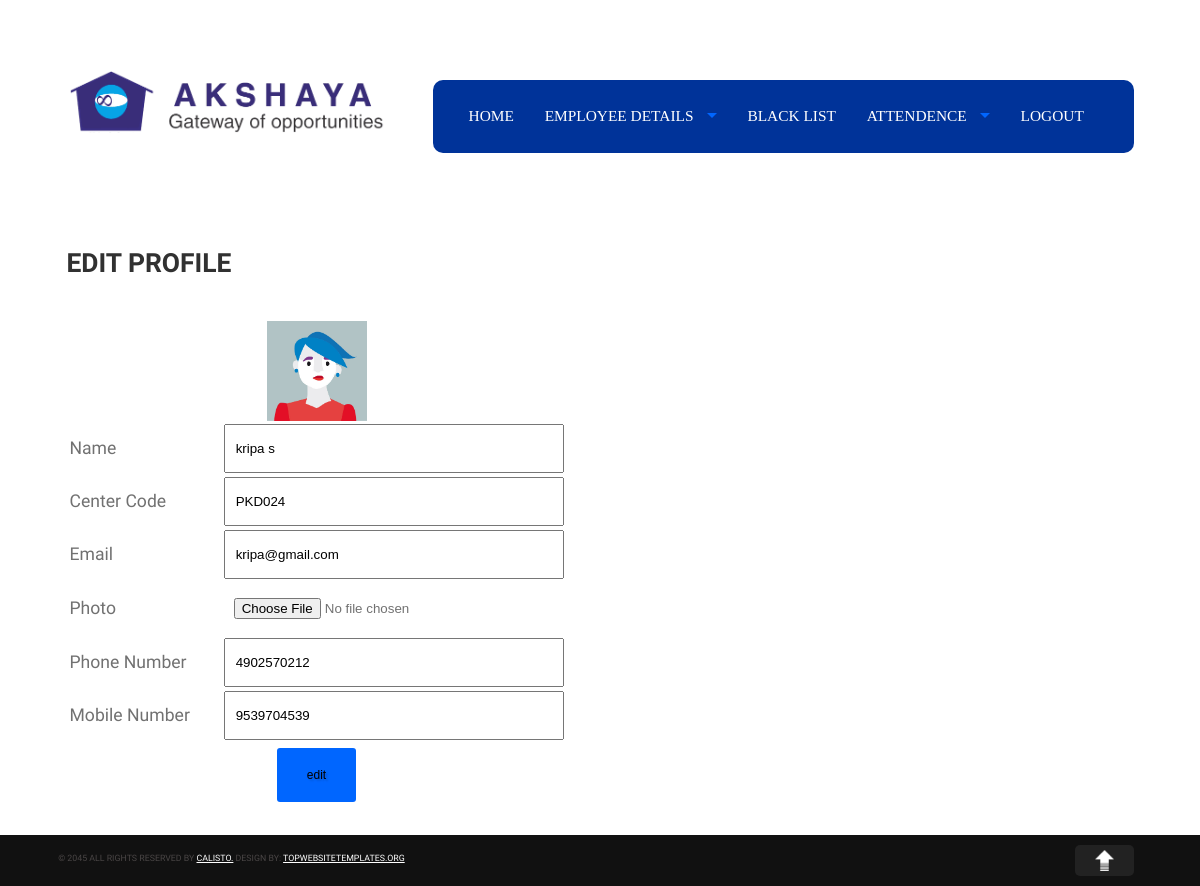
Screenshot of /vle/Editprofile.php (signed in) with the database file from the repository.
### tables this page shows
CREATE TABLE IF NOT EXISTS `vle` (
  `id` int(11) NOT NULL AUTO_INCREMENT,
  `name` varchar(220) NOT NULL,
  `centercode` varchar(220) NOT NULL,
  `centerlocation` varchar(220) NOT NULL,
  `landmark` varchar(220) NOT NULL,
  `panchayath` varchar(220) NOT NULL,
  `block` varchar(220) NOT NULL,
  `district` varchar(220) NOT NULL,
  `email` varchar(220) NOT NULL,
  `phone` varchar(15) NOT NULL,
  `mobile` varchar(15) NOT NULL,
  `password` varchar(10) NOT NULL,
  `photo` varchar(500) NOT NULL,
  `status` varchar(20) NOT NULL,
  PRIMARY KEY (`id`),
  UNIQUE KEY `centercode` (`centercode`)
);

### vle/Editprofile.php (the view, shortened to what this page needs)
<?php
 if(isset($_SESSION['id']))
 {
 ?>
<!DOCTYPE html>
<html>
<head>
<link rel="stylesheet" href="../Tourism Template/css/foundation.min.css">
<link rel="stylesheet" href="../Tourism Template/css/superfish.css">
<link rel="stylesheet" href="../Tourism Template/css/stylesheet.css">
<link rel="stylesheet" type="text/css" href="../Sweet Alerts/sweetalert.css">
</head>
<body>
<div class="header">
  <div class="row">
    <div class="columns large-12">
      <div class="row header-inner">
        <?php
		 include("menu_header.php");
		?>
      </div>
    </div>
  </div>
</div>
<div class="row content-wrapper">
  <div class="columns large-12">
    <div class="row wrapper">
      <div class="columns large-7 content">
        <h1 class="page-title">Edit Profile</h1>
<br />
          <?php
		   $q=mysql_query("select * from vle where id='".$_SESSION['id']."'");
		   if($a=mysql_fetch_array($q))
		   {
		   ?>
            <form id="contact-form" method="post" action="" enctype="multipart/form-data">
			<table style="width:500px">
			<caption><img src="photo/Photos/<?php echo $a['photo'];?>" height="100" width="100" /></caption>
			<tr>
			<td>Name</td>
			<td><input type="text" value="<?php echo $a['name'];?>" name="txtname"  /></td></tr>
			<tr>  <td>Center Code</td>
			<td> <input type="text" name="txtcentercode" value="<?php echo $a['centercode'];?>" required ></td>
			  </tr>
			  			<tr>
			<td >Email</td>
			<td> <input type="email" name="txtemail" value="<?php echo $a['email'];?>" required></td>
			</tr><tr><td>Photo</td><td>          <input type="file" name="txtfile"  onChange="prev(event)"> <div id="pre"></div></td></tr>
			<tr>
			  <td>Phone Number</td>
			<td> <input type="text" name="txtphone" value="<?php echo $a['phone'];?>" required  /></td>
			<tr><td>Mobile Number</td>
			<td> <input type="text" name="txtmobile" value="<?php echo $a['mobile'];?>" required ></td>
			</tr>
			<tr>
			  <td></td>
			  <tr>
			  <td colspan="4" align="center"><input type="submit" class="button" name="btn1" id="btn" value="Edit" /></td>
			  </tr>
			  </table>
            </form>
		   <?php
		   }
		  ?>
		  </div>
		   <div class="columns large-4">
            <div id="map_canvas"></div>
          </div>
        </div>
      </div>
      <div class="row collapse">
      </div>
    </div>
<div class="credit-row">
  <div class="row">
    <div class="columns large-11 credit"> &copy; 2045 All rights reserved by <a href="#">Calisto.</a> Design by: <a href="http://topwebsitetemplates.org">topwebsitetemplates.org</a></div>
    <div class="columns large-1"> <img src="Tourism Template/images/toparrow.png" alt="" class="scrollToTop"> </div>
  </div>
</div>
</body>
</html>
  <?php
}
else
{
?>
<script type="text/javascript">
window.location.href='../index.php';
</script>
<?php
}
?>

### Tourism Template/css/stylesheet.css (style rules this page uses)
.row { width: 100%; }
body { font-size: 1.1em; line-height: 1.5em; color: #717171; font-family:'Droid Sans', serif; }
h1,h2,h3,h4,h5,h6 { color:rgb(97, 97, 97); font-family: 'Quando', serif; font-size: 1.2em; font-weight: normal; }
h1.page-title { color:rgb(49, 49, 49); text-transform: uppercase; font-size: 1.5em; font-weight: bold; }
input[type="text"], input[type="password"], input[type="date"], input[type="datetime"], input[type="datetime-local"], input[type="month"], input[type="file"],input[type="week"], input[type="email"], input[type="number"], input[type="search"], input[type="tel"], input[type="time"], input[type="url"], input[type="file"], textarea, select { padding: 15px 10px; width:100%; }
a { color: #d97163; }
a.button.read-more, .button { background: #0066FF; text-transform: lowercase; font-size: 12px; border-radius: 3px; border:0; padding: 20px 30px; text-shadow: 2px 2px 2px rgba(0,0,0,.15); cursor:pointer; }
.header { background:#bec676 url('../images/ background:url('../images/frontHeaderBg.jpg') top repeat-x;') top repeat-x; padding: 40px 0 50px 0; }
.row.wrapper { padding: 30px 0; }
#map_canvas { width:100%; height:200px; margin-bottom: 20px; border-radius: 10px; }
.credit-row { background: #111; padding: 10px 0; }
.credit { font-size: .5em; color: #4a4646; text-transform: uppercase; }
.credit a { color: #fff; }
img.scrollToTop { padding:5px 20px; background: #222; border-radius: 5px; cursor: pointer; }

### rows the page displays
vle: photo (picture), txtname "kripa s", txtcentercode "PKD024", txtemail "kripa@gmail.com", txtphone "4902570212", txtmobile "9539704539"
